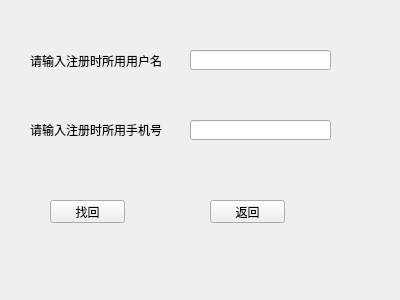
<?xml version="1.0" encoding="UTF-8"?>
<ui version="4.0">
 <class>zhaohuimima</class>
 <widget class="QWidget" name="zhaohuimima">
  <property name="geometry">
   <rect>
    <x>0</x>
    <y>0</y>
    <width>400</width>
    <height>300</height>
   </rect>
  </property>
  <property name="windowTitle">
   <string>Form</string>
  </property>
  <widget class="QLabel" name="label">
   <property name="geometry">
    <rect>
     <x>30</x>
     <y>50</y>
     <width>131</width>
     <height>21</height>
    </rect>
   </property>
   <property name="text">
    <string>请输入注册时所用用户名</string>
   </property>
  </widget>
  <widget class="QLabel" name="label_2">
   <property name="geometry">
    <rect>
     <x>30</x>
     <y>120</y>
     <width>141</width>
     <height>20</height>
    </rect>
   </property>
   <property name="text">
    <string>请输入注册时所用手机号</string>
   </property>
  </widget>
  <widget class="QLineEdit" name="lineEdit">
   <property name="geometry">
    <rect>
     <x>190</x>
     <y>50</y>
     <width>141</width>
     <height>20</height>
    </rect>
   </property>
  </widget>
  <widget class="QLineEdit" name="lineEdit_2">
   <property name="geometry">
    <rect>
     <x>190</x>
     <y>120</y>
     <width>141</width>
     <height>20</height>
    </rect>
   </property>
  </widget>
  <widget class="QPushButton" name="pushButton">
   <property name="geometry">
    <rect>
     <x>50</x>
     <y>200</y>
     <width>75</width>
     <height>23</height>
    </rect>
   </property>
   <property name="text">
    <string>找回</string>
   </property>
  </widget>
  <widget class="QPushButton" name="pushButton_2">
   <property name="geometry">
    <rect>
     <x>210</x>
     <y>200</y>
     <width>75</width>
     <height>23</height>
    </rect>
   </property>
   <property name="text">
    <string>返回</string>
   </property>
  </widget>
 </widget>
 <resources/>
 <connections/>
</ui>
